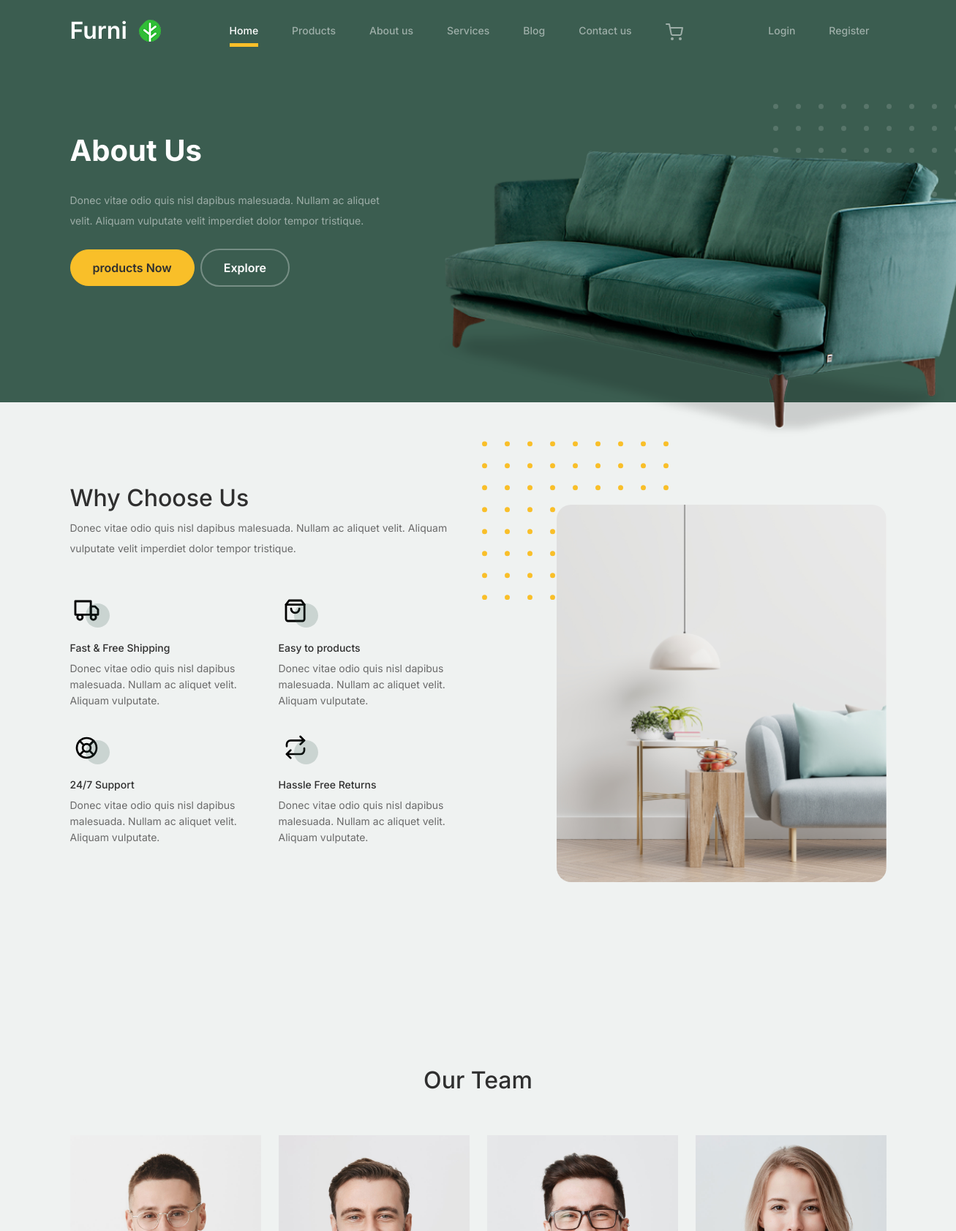
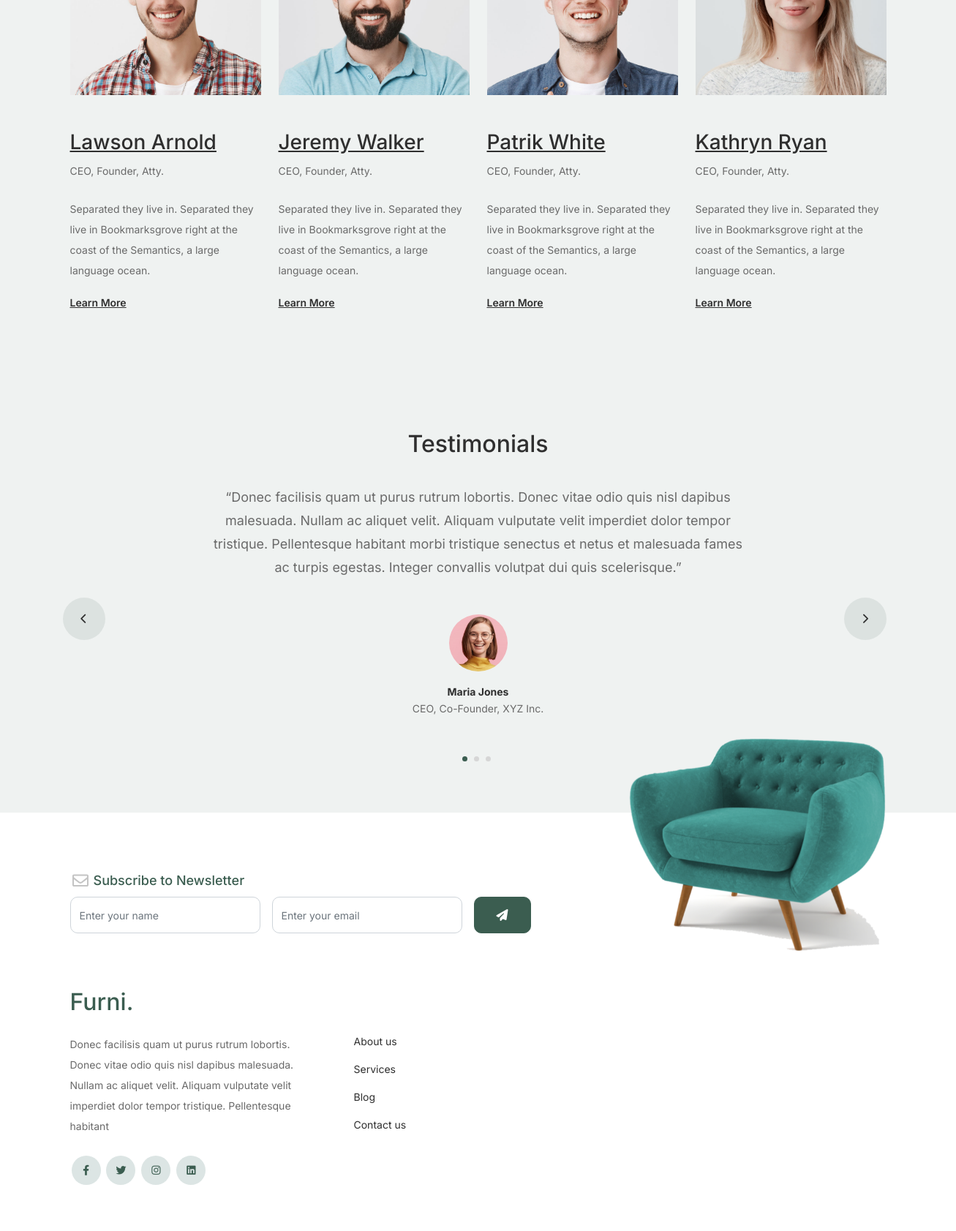
Page /about.php (upper part) on the committed database (2 pictures, top to bottom).
### tables this page shows
CREATE TABLE `team` (
  `id` int(11) NOT NULL,
  `name` varchar(255) NOT NULL,
  `position` varchar(255) NOT NULL,
  `description` text NOT NULL,
  `image` varchar(255) NOT NULL
);

CREATE TABLE `testimonials` (
  `id` int(11) NOT NULL,
  `quote` text DEFAULT NULL,
  `author` varchar(255) DEFAULT NULL,
  `position` varchar(255) DEFAULT NULL,
  `image_url` varchar(255) DEFAULT NULL
);

### about.php (the view, shortened to what this page needs)
<?php include 'include\Header.php'; ?>
<?php include 'db_connect.php'; ?>
<div class="hero">
    <div class="container">
        <div class="row justify-content-between">
            <div class="col-lg-5">
                <div class="intro-excerpt">
                    <h1>About Us</h1>
                    <p class="mb-4">Donec vitae odio quis nisl dapibus malesuada. Nullam ac aliquet velit. Aliquam
                        vulputate velit imperdiet dolor tempor tristique.</p>
                    <p><a href="" class="btn btn-secondary me-2">products Now</a><a href="#" class="btn btn-white-outline">Explore</a></p>
                </div>
            </div>
            <div class="col-lg-7">
                <div class="hero-img-wrap">
                    <img src="images/couch.png" class="img-fluid">
                </div>
            </div>
        </div>
    </div>
</div>
<div class="why-choose-section">
    <div class="container">
        <div class="row justify-content-between align-items-center">
            <div class="col-lg-6">
                <h2 class="section-title">Why Choose Us</h2>
                <p>Donec vitae odio quis nisl dapibus malesuada. Nullam ac aliquet velit. Aliquam vulputate velit
                    imperdiet dolor tempor tristique.</p>
                <div class="row my-5">
                    <div class="col-6 col-md-6">
                        <div class="feature">
                            <div class="icon">
                                <img src="images/truck.svg" alt="Image" class="imf-fluid">
                            </div>
                            <h3>Fast &amp; Free Shipping</h3>
                            <p>Donec vitae odio quis nisl dapibus malesuada. Nullam ac aliquet velit. Aliquam vulputate.
                            </p>
                        </div>
                    </div>
                    <div class="col-6 col-md-6">
                        <div class="feature">
                            <div class="icon">
                                <img src="images/bag.svg" alt="Image" class="imf-fluid">
                            </div>
                            <h3>Easy to products</h3>
                            <p>Donec vitae odio quis nisl dapibus malesuada. Nullam ac aliquet velit. Aliquam vulputate.
                            </p>
                        </div>
                    </div>
                    <div class="col-6 col-md-6">
                        <div class="feature">
                            <div class="icon">
                                <img src="images/support.svg" alt="Image" class="imf-fluid">
                            </div>
                            <h3>24/7 Support</h3>
                            <p>Donec vitae odio quis nisl dapibus malesuada. Nullam ac aliquet velit. Aliquam vulputate.
                            </p>
                        </div>
                    </div>
                    <div class="col-6 col-md-6">
                        <div class="feature">
                            <div class="icon">
                                <img src="images/return.svg" alt="Image" class="imf-fluid">
                            </div>
                            <h3>Hassle Free Returns</h3>
                            <p>Donec vitae odio quis nisl dapibus malesuada. Nullam ac aliquet velit. Aliquam vulputate.
                            </p>
                        </div>
                    </div>
                </div>
            </div>
            <div class="col-lg-5">
                <div class="img-wrap">
                    <img src="images/why-choose-us-img.jpg" alt="Image" class="img-fluid">
                </div>
            </div>
        </div>
    </div>
</div>
<div class="untree_co-section">
    <div class="container">
        <div class="row mb-5">
            <div class="col-lg-5 mx-auto text-center">
                <h2 class="section-title">Our Team</h2>
            </div>
        </div>
        <div class="row">
            <?php
            $stmt = $db->query("SELECT * FROM team");
            $teamMembers = $stmt->fetchAll(PDO::FETCH_ASSOC);
            foreach ($teamMembers as $member) {
                $name = $member['name'];
                $position = $member['position'];
                $description = $member['description'];
                $image_url = $member['image'];
            ?>
                <div class="col-12 col-md-6 col-lg-3 mb-5 mb-md-0">
                    <img src="images/<?php echo $image_url; ?>" class="img-fluid mb-5">
                    <h3 clas><a href="#"><span class=""><?php echo $name; ?></span></a></h3>
                    <span class="d-block position mb-4"><?php echo $position; ?></span>
                    <p><?php echo $description; ?></p>
                    <p class="mb-0"><a href="#" class="more dark">Learn More <span class="icon-arrow_forward"></span></a>
                    </p>
                </div>
            <?php
            }
            ?>
        </div>
    </div>
</div>
<?php
include 'include/Testimonial.php';
?>
<?php include 'include\Footer.php'; ?>
</body>
</html>

### include/Testimonial.php
<div class="testimonial-section">
    <div class="container">
        <div class="row">
            <div class="col-lg-7 mx-auto text-center">
                <h2 class="section-title">Testimonials</h2>
            </div>
        </div>
        <div class="row justify-content-center">
            <div class="col-lg-12">
                <div class="testimonial-slider-wrap text-center">
                    <div id="testimonial-nav">
                        <span class="prev" data-controls="prev"><span class="fa fa-chevron-left"></span></span>
                        <span class="next" data-controls="next"><span class="fa fa-chevron-right"></span></span>
                    </div>
                    <div class="testimonial-slider">
                        <?php
                        try {
                            $sql = "SELECT * FROM testimonials";
                            $stmt = $db->query($sql);
                            $testimonials = $stmt->fetchAll();
                            foreach ($testimonials as $testimonial) {
                                $quote = $testimonial['quote'];
                                $author = $testimonial['author'];
                                $position = $testimonial['position'];
                                $image_url = $testimonial['image_url'];
                        ?>
                                <div class="item">
                                    <div class="row justify-content-center">
                                        <div class="col-lg-8 mx-auto">
                                            <div class="testimonial-block text-center">
                                                <blockquote class="mb-5">
                                                    <p>&ldquo;<?php echo $quote; ?>&rdquo;</p>
                                                </blockquote>
                                                <div class="author-info">
                                                    <div class="author-pic">
                                                        <img src="images/<?php echo $image_url; ?>" alt="<?php echo $author; ?>" class="img-fluid">
                                                    </div>
                                                    <h3 class="font-weight-bold"><?php echo $author; ?></h3>
                                                    <span class="position d-block mb-3"><?php echo $position; ?></span>
                                                </div>
                                            </div>
                                        </div>
                                    </div>
                                </div>
                        <?php
                            }
                        } catch (PDOException $e) {
                            echo "Error: " . $e->getMessage();
                        }
                        ?>
                    </div>
                </div>
            </div>
        </div>
    </div>
</div>

### css/nrmalize.css (style rules this page uses)
html { line-height: 1.15; -webkit-text-size-adjust: 100%; }
body { margin: 0; }
h1 { font-size: 2em; margin: 0.67em 0; }
a { background-color: transparent; }
img { border-style: none; }

### css/tiny-slider.css (style rules this page uses)
.tns-slider { -webkit-transition: all 0s; -moz-transition: all 0s; transition: all 0s }
.tns-slider>.tns-item { -webkit-box-sizing: border-box; -moz-box-sizing: border-box; box-sizing: border-box }
.tns-horizontal.tns-subpixel { white-space: nowrap }
.tns-horizontal.tns-subpixel>.tns-item { display: inline-block; vertical-align: top; white-space: normal }

### rows in the picture
team: image (picture), name "Lawson Arnold", position "CEO, Founder, Atty.", description "Separated they live in. Separated they live in Bookmarksgrove right at the coast of the Semantics, a large language ocean."
team: image (picture), name "Jeremy Walker", position "CEO, Founder, Atty.", description "Separated they live in. Separated they live in Bookmarksgrove right at the coast of the Semantics, a large language ocean."
team: image (picture), name "Patrik White", position "CEO, Founder, Atty.", description "Separated they live in. Separated they live in Bookmarksgrove right at the coast of the Semantics, a large language ocean."
team: image (picture), name "Kathryn Ryan", position "CEO, Founder, Atty.", description "Separated they live in. Separated they live in Bookmarksgrove right at the coast of the Semantics, a large language ocean."
testimonials: quote "Donec facilisis quam ut purus rutrum lobortis. Donec vitae odio quis nisl dapibus malesuada. Nullam ac aliquet velit. Aliquam vulputate velit imperdiet dolor tempor tristique. Pellentesque habitant morbi tristique senectus et netus et malesuada fames ac turpis egestas. Integer convallis volutpat dui quis scelerisque.", image_url (picture), author "Maria Jones", position "CEO, Co-Founder, XYZ Inc."
